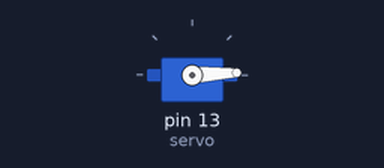
Bench run of a sketch on a simulated Arduino Uno, built with avr-gcc and run on an emulated ATmega328P. Parts: servo.

Above: at 0.05 s.
At 0.9 s:
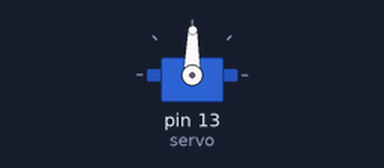
At 1.75 s:
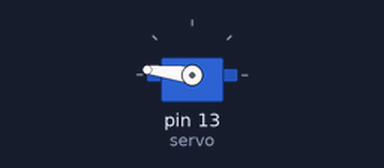
At 3.45 s:
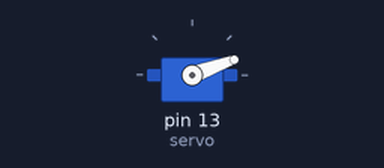
Timing chart, 0 to 8.4 s (numbered marks = the images above):
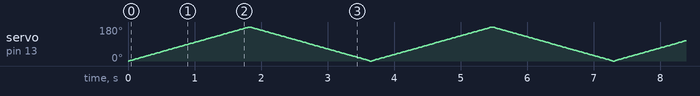

The sketch:

1.ino
```cpp
#include <Servo.h>

Servo servo;

int pos = 0;


void setup(){
  servo.attach(13, 1000, 2000);
}


void loop(){

  for (pos = 0; pos <= 180; pos += 1) {
    servo.write(pos);
    delay(10);
  }
  for (pos = 180; pos >= 0; pos -= 1) {
    servo.write(pos);
    delay(10);
  }

}
```
